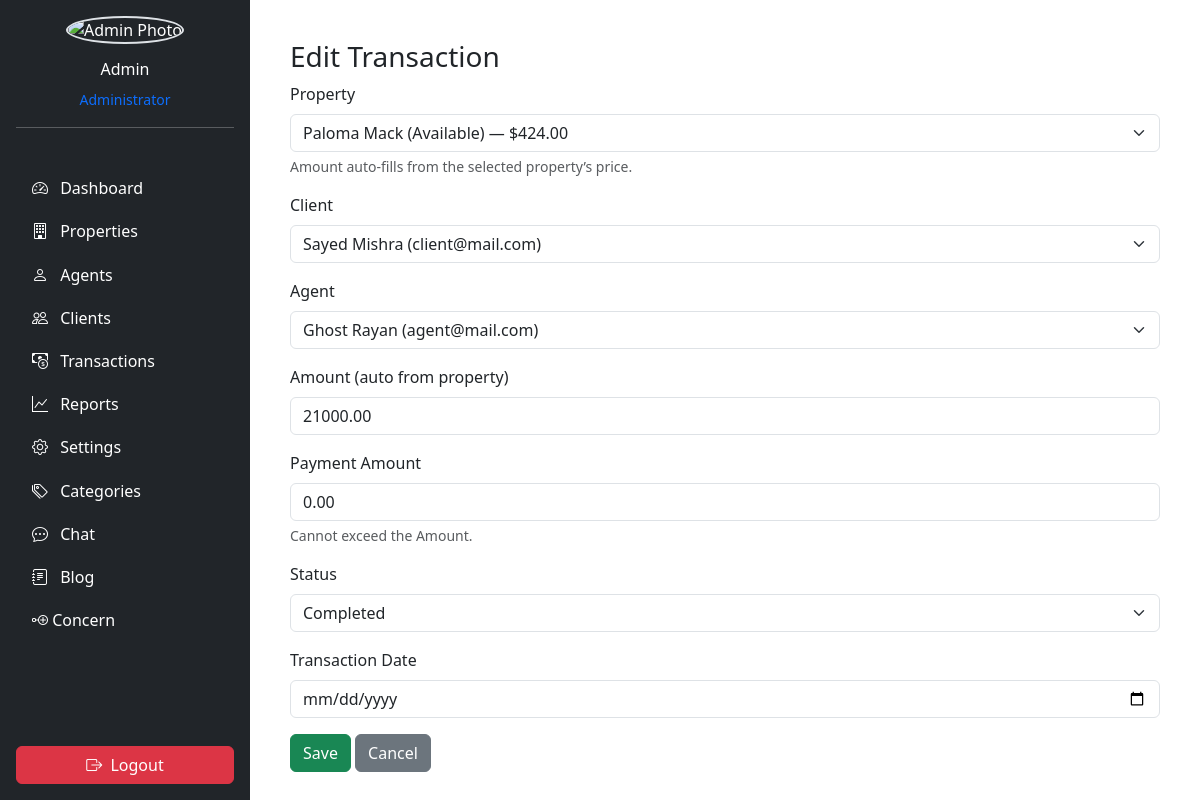
Page /admin/idx.php?page=transaction_form&id=3 (signed in) on the committed database.
### tables this page shows
CREATE TABLE `transactions` (
  `id` int(11) NOT NULL,
  `property_id` int(11) NOT NULL,
  `client_id` int(11) DEFAULT NULL,
  `agent_id` int(11) DEFAULT NULL,
  `amount` decimal(12,2) NOT NULL,
  `date` timestamp NOT NULL DEFAULT current_timestamp(),
  `status` enum('Pending','Completed','Cancelled') DEFAULT 'Pending',
  `method` varchar(50) DEFAULT NULL,
  `payment_amount` decimal(12,2) NOT NULL DEFAULT 0.00
);

CREATE TABLE `clients` (
  `id` int(11) NOT NULL,
  `agent_id` int(11) DEFAULT NULL,
  `name` varchar(255) NOT NULL,
  `email` varchar(255) DEFAULT NULL,
  `photo` varchar(255) DEFAULT NULL,
  `phone` varchar(20) DEFAULT NULL,
  `created_at` timestamp NOT NULL DEFAULT current_timestamp(),
  `password` varchar(255) NOT NULL
);

CREATE TABLE `agents` (
  `id` int(11) NOT NULL,
  `name` varchar(255) NOT NULL,
  `email` varchar(255) NOT NULL,
  `phone` varchar(20) DEFAULT NULL,
  `photo` varchar(255) DEFAULT NULL,
  `trade_license` varchar(100) DEFAULT NULL,
  `document` varchar(255) DEFAULT NULL,
  `password` varchar(255) NOT NULL,
  `created_at` timestamp NOT NULL DEFAULT current_timestamp()
);

### admin/pages/transaction_form.php (the view, shortened to what this page needs)
<?php
$id = $_GET['id'] ?? null;
$property_id = $client_id = $agent_id = $status = $transaction_date = "";
$amount = $payment_amount = "";
if ($id) {
    $stmt = $conn->prepare("SELECT * FROM transactions WHERE id = ?");
    $stmt->execute([$id]);
    $transaction = $stmt->fetch(PDO::FETCH_ASSOC);
    if ($transaction) {
        extract($transaction);
        $transaction_date = $transaction['date'] ?? $transaction_date;
    }
}
?>
<div class="container p-4">
  <h3><?= $id ? "Edit Transaction" : "Add Transaction" ?></h3>
  <form method="POST" id="transactionForm">
    <div class="mb-3">
      <label class="form-label">Property</label>
      <select name="property_id" id="propertySelect" class="form-select" required>
        <?php
        $props = $conn->query("SELECT id, name, status, price FROM properties ORDER BY name");
        while ($p = $props->fetch(PDO::FETCH_ASSOC)):
            $selected = ($p['id'] == $property_id) ? 'selected' : '';
            ?>
          <option
            value="<?= $p['id'] ?>"
            <?= $selected ?>
            data-price="<?= htmlspecialchars((string)$p['price'], ENT_QUOTES) ?>">
            <?= htmlspecialchars($p['name']) ?> (<?= htmlspecialchars($p['status']) ?>) — $<?= number_format((float)$p['price'], 2) ?>
          </option>
        <?php endwhile; ?>
      </select>
      <div class="form-text">Amount auto-fills from the selected property’s price.</div>
    </div>
    <div class="mb-3">
      <label class="form-label">Client</label>
      <select name="client_id" class="form-select" required>
        <?php
        $clients = $conn->query("SELECT id, name, email FROM clients ORDER BY name");
        while($c = $clients->fetch(PDO::FETCH_ASSOC)): ?>
          <option value="<?= $c['id'] ?>" <?= ($c['id']==$client_id)?'selected':'' ?>>
            <?= htmlspecialchars($c['name']) ?> (<?= htmlspecialchars($c['email']) ?>)
          </option>
        <?php endwhile; ?>
      </select>
    </div>
    <div class="mb-3">
      <label class="form-label">Agent</label>
      <select name="agent_id" class="form-select" required>
        <?php
        $agents = $conn->query("SELECT id, name, email FROM agents ORDER BY name");
        while($a = $agents->fetch(PDO::FETCH_ASSOC)): ?>
          <option value="<?= $a['id'] ?>" <?= ($a['id']==$agent_id)?'selected':'' ?>>
            <?= htmlspecialchars($a['name']) ?> (<?= htmlspecialchars($a['email']) ?>)
          </option>
        <?php endwhile; ?>
      </select>
    </div>
    <div class="mb-3">
      <label class="form-label">Amount (auto from property)</label>
      <input
        type="number"
        name="amount"
        id="amountField"
        class="form-control"
        step="0.01"
        min="0"
        value="<?= htmlspecialchars((string)$amount, ENT_QUOTES) ?>"
        readonly
        required>
    </div>
    <div class="mb-3">
      <label class="form-label">Payment Amount</label>
      <input
        type="number"
        name="payment_amount"
        id="paymentAmount"
        class="form-control"
        step="0.01"
        min="0"
        value="<?= htmlspecialchars($payment_amount !== "" ? (string)$payment_amount : (string)$amount, ENT_QUOTES) ?>"
        required>
      <div class="form-text">Cannot exceed the Amount.</div>
    </div>
    <div class="mb-3">
      <label class="form-label">Status</label>
      <select name="status" class="form-select">
        <option value="Completed" <?= $status==='Completed'?'selected':'' ?>>Completed</option>
      </select>
    </div>
    <div class="mb-3">
      <label class="form-label">Transaction Date</label>
      <input type="date" name="transaction_date" class="form-control" value="<?= htmlspecialchars((string)$transaction_date, ENT_QUOTES) ?>" required>
    </div>
    <button class="btn btn-success">Save</button>
    <a href="idx.php?page=transactions" class="btn btn-secondary">Cancel</a>
  </form>
</div>

### rows in the picture
transactions: client_id "Sayed Mishra (client@mail.com)", agent_id "Ghost Rayan (agent@mail.com)", amount "21000.00", payment_amount "0.00", status "Completed"

### other values in the picture
$adminName "Admin"
form field property_id "Paloma Mack (Available) — $424.00"
